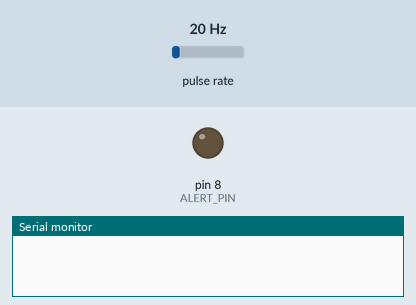
Simulated run of this sketch. Board: Arduino Uno, built with avr-gcc and run on an emulated ATmega328P. Shown: output pins drawn as LEDs (lit = HIGH), the last lines printed to the serial monitor. Wiring (inferred from the names in the program): pulse sensor: data pin 2. Inputs (shaded band) come from the test bench; at power-on: pulse rate 20 Hz.

Above: at 0.1 s.
At 1.1 s:
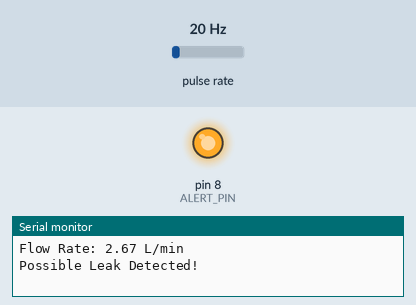
Timing chart, 0 to 2.6 s (numbered marks = the images above):
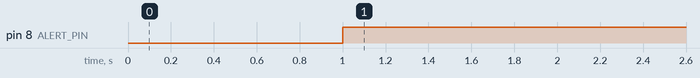

The sketch:

OIL.ino
```cpp
#define FLOW_SENSOR_PIN 2
#define ALERT_PIN 8

volatile int flowPulseCount = 0;
unsigned long oldTime = 0;
float flowRate = 0.0;

void flowSensorISR() {
  flowPulseCount++;
}

void setup() {
  pinMode(FLOW_SENSOR_PIN, INPUT);
  pinMode(ALERT_PIN, OUTPUT);

  attachInterrupt(digitalPinToInterrupt(FLOW_SENSOR_PIN), flowSensorISR, RISING);

  Serial.begin(9600);
  oldTime = millis();
}

void loop() {
  unsigned long currentTime = millis();

  // Calculate the flow rate every second
  if (currentTime - oldTime >= 1000) {
    detachInterrupt(digitalPinToInterrupt(FLOW_SENSOR_PIN));

    // Flow rate calculation
    flowRate = (float)flowPulseCount / 7.5; // Adjust according to your flow sensor's specifications
    Serial.print("Flow Rate: ");
    Serial.print(flowRate);
    Serial.println(" L/min");

    // Check for leakage (example threshold: 0.5 L/min)
    if (flowRate > 0.5) {
      Serial.println("Possible Leak Detected!");
      digitalWrite(ALERT_PIN, HIGH); // Turn on the alert
    } else {
      digitalWrite(ALERT_PIN, LOW); // Turn off the alert
    }

    // Reset the pulse count and time
    flowPulseCount = 0;
    oldTime = currentTime;

    attachInterrupt(digitalPinToInterrupt(FLOW_SENSOR_PIN), flowSensorISR, RISING);
  }
}
```

Measured:
- by itself, pin 8 (ALERT_PIN): LOW → HIGH at 1.0 s
